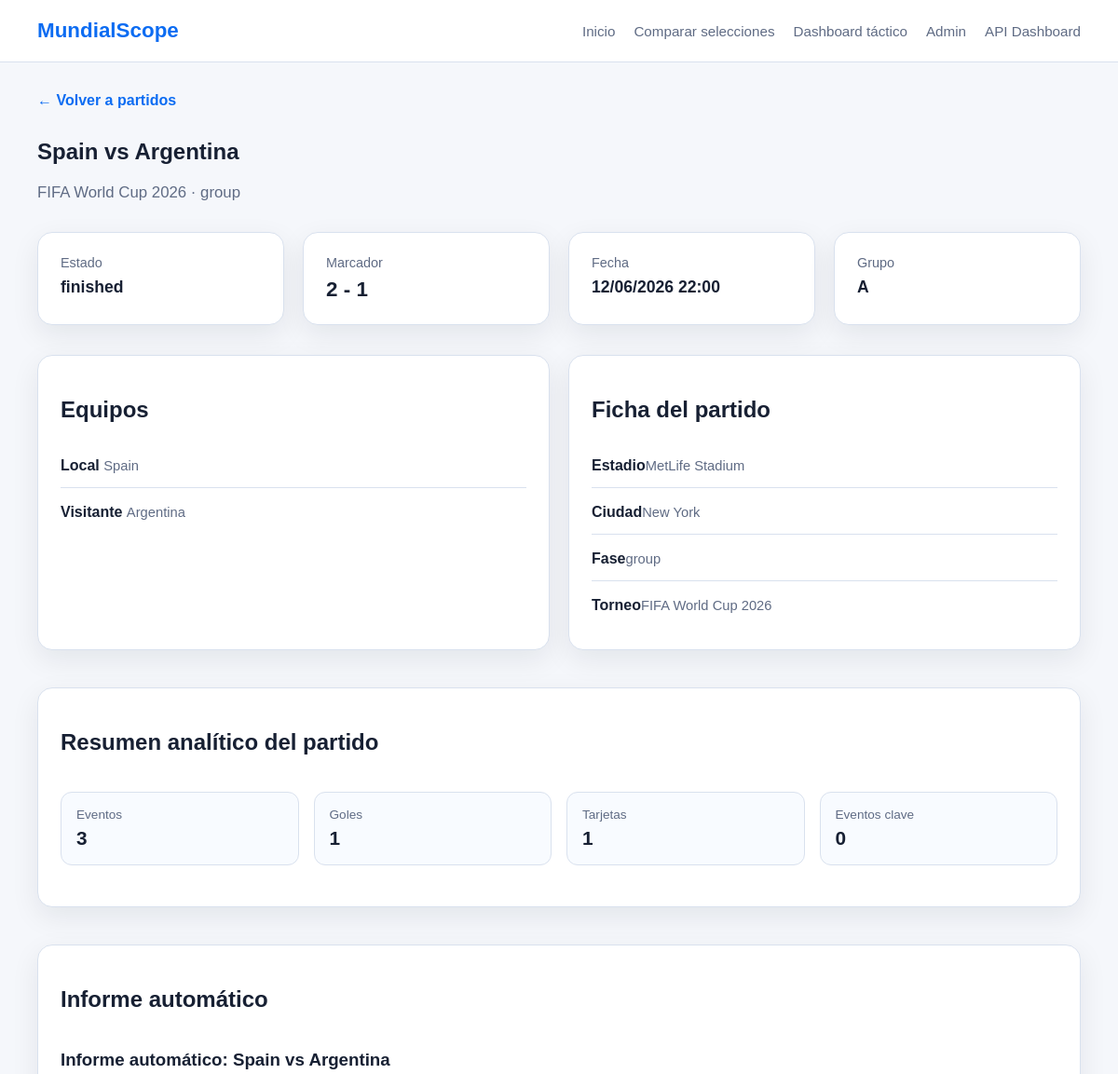
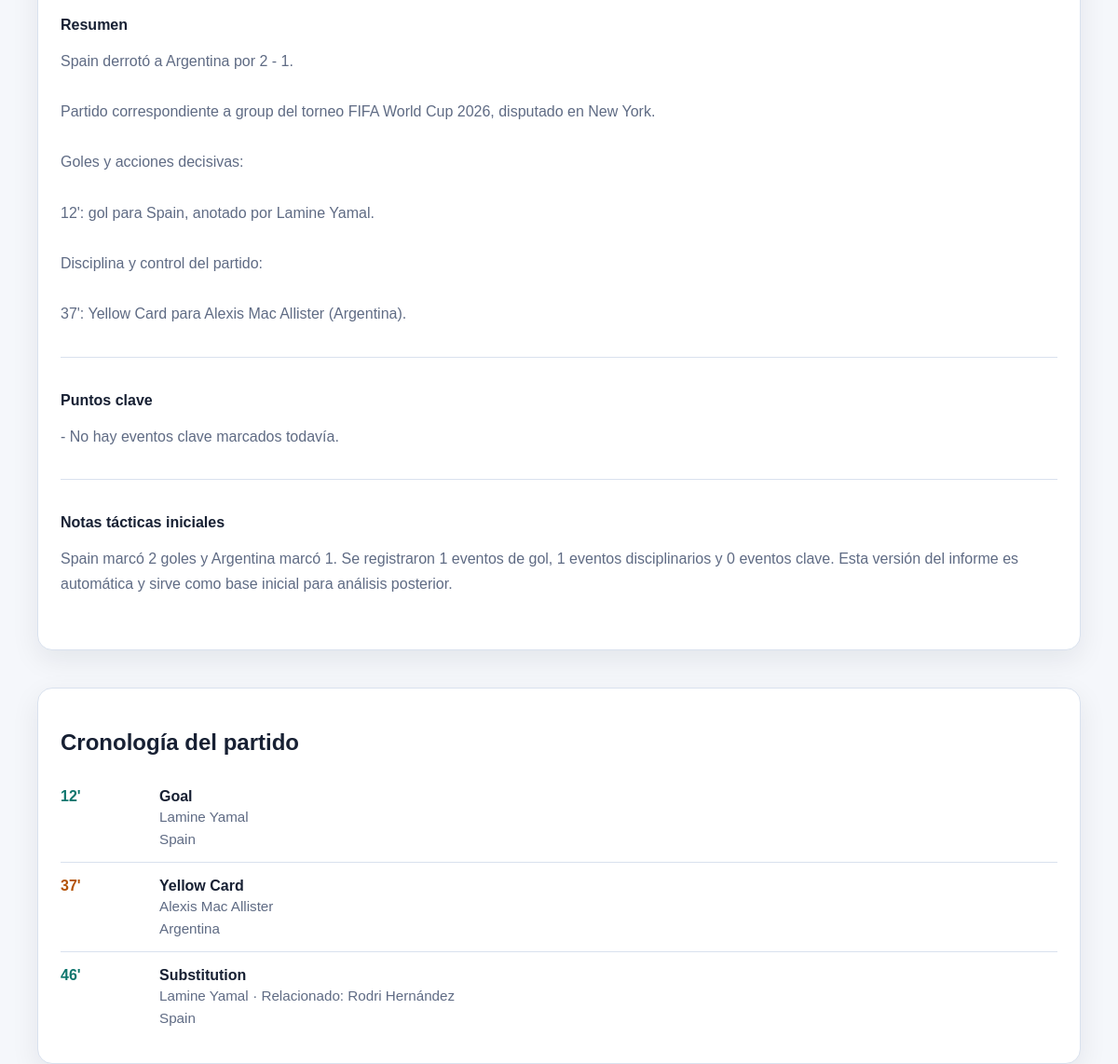
The app's page /matches/1/ with its own data (2 pictures, top to bottom).
### matches/models.py (models this page shows, shortened)
class Match(models.Model):
    class Stage(models.TextChoices):
        GROUP = "group", "Group Stage"
        ROUND_OF_32 = "round_32", "Round of 32"
        ROUND_OF_16 = "round_16", "Round of 16"
        QUARTERFINAL = "quarterfinal", "Quarterfinal"
        SEMIFINAL = "semifinal", "Semifinal"
        THIRD_PLACE = "third_place", "Third Place"
        FINAL = "final", "Final"
    class Status(models.TextChoices):
        SCHEDULED = "scheduled", "Scheduled"
        LIVE = "live", "Live"
        FINISHED = "finished", "Finished"
        POSTPONED = "postponed", "Postponed"
        CANCELLED = "cancelled", "Cancelled"
    tournament = models.ForeignKey(
        "matches.Tournament",
        on_delete=models.CASCADE,
        related_name="matches",
    )
    home_team = models.ForeignKey(
        "teams.Team",
        on_delete=models.CASCADE,
        related_name="home_matches",
    )
    away_team = models.ForeignKey(
        "teams.Team",
        on_delete=models.CASCADE,
        related_name="away_matches",
    )
    stage = models.CharField(max_length=20, choices=Stage.choices)
    group = models.CharField(max_length=1, blank=True)
    match_date = models.DateTimeField()
    stadium = models.CharField(max_length=120, blank=True)
    city = models.CharField(max_length=100, blank=True)
    status = models.CharField(
        max_length=20,
        choices=Status.choices,
        default=Status.SCHEDULED,
    )
    home_score = models.PositiveIntegerField(default=0)
    away_score = models.PositiveIntegerField(default=0)
    class Meta:
        ordering = ["match_date"]

class Tournament(models.Model):
    class TournamentType(models.TextChoices):
        WORLD_CUP = "world_cup", "World Cup"
        QUALIFIERS = "qualifiers", "Qualifiers"
        FRIENDLY = "friendly", "Friendly"
    name = models.CharField(max_length=150)
    year = models.PositiveIntegerField()
    host_country = models.CharField(max_length=100, blank=True)
    tournament_type = models.CharField(
        max_length=20,
        choices=TournamentType.choices,
        default=TournamentType.WORLD_CUP,
    )
    start_date = models.DateField(null=True, blank=True)
    end_date = models.DateField(null=True, blank=True)
    is_active = models.BooleanField(default=False)
    class Meta:
        ordering = ["-year", "name"]
        unique_together = ("name", "year")

class MatchReport(models.Model):
    match = models.OneToOneField(
        "matches.Match",
        on_delete=models.CASCADE,
        related_name="report"
    )
    title = models.CharField(max_length=255)
    slug = models.SlugField(max_length=255, unique=True)
    summary = models.TextField(blank=True)
    key_points = models.TextField(blank=True)
    tactical_notes = models.TextField(blank=True)
    generated_at = models.DateTimeField(auto_now=True)
    is_auto_generated = models.BooleanField(default=True)
    ai_headline = models.CharField(max_length=255, blank=True)
    ai_summary = models.TextField(blank=True)
    ai_tactical_reading = models.TextField(blank=True)
    ai_key_takeaways = models.TextField(blank=True)
    class Meta:
        ordering = ["-generated_at"]

class MatchEvent(models.Model):
    class EventType(models.TextChoices):
        GOAL = "goal", "Goal"
        OWN_GOAL = "own_goal", "Own Goal"
        PENALTY_GOAL = "penalty_goal", "Penalty Goal"
        MISSED_PENALTY = "missed_penalty", "Missed Penalty"
        YELLOW_CARD = "yellow_card", "Yellow Card"
        RED_CARD = "red_card", "Red Card"
        SECOND_YELLOW_RED = "second_yellow_red", "Second Yellow Red"
        SUBSTITUTION = "substitution", "Substitution"
        VAR = "var", "VAR Review"
        INJURY = "injury", "Injury"
        OTHER = "other", "Other"
    match = models.ForeignKey(
        "matches.Match",
        on_delete=models.CASCADE,
        related_name="events"
    )
    team = models.ForeignKey(
        "teams.Team",
        on_delete=models.CASCADE,
        related_name="match_events"
    )
    player = models.ForeignKey(
        "players.Player",
        on_delete=models.SET_NULL,
        null=True,
        blank=True,
        related_name="match_events"
    )
    related_player = models.ForeignKey(
        "players.Player",
        on_delete=models.SET_NULL,
        null=True,
        blank=True,
        related_name="related_match_events"
    )
    minute = models.PositiveIntegerField()
    extra_minute = models.PositiveIntegerField(null=True, blank=True)
    event_type = models.CharField(
        max_length=30,
        choices=EventType.choices
    )
    title = models.CharField(max_length=150, blank=True)
    description = models.TextField(blank=True)
    is_key_event = models.BooleanField(default=False)
    created_at = models.DateTimeField(auto_now_add=True)
    class Meta:
        ordering = ["minute", "extra_minute", "id"]

### teams/models.py (models this page shows, shortened)
class Team(models.Model):
    class Confederation(models.TextChoices):
        UEFA = "UEFA", "UEFA"
        CONMEBOL = "CONMEBOL", "CONMEBOL"
        CONCACAF = "CONCACAF", "CONCACAF"
        CAF = "CAF", "CAF"
        AFC = "AFC", "AFC"
        OFC = "OFC", "OFC"
    name = models.CharField(max_length=100, unique=True)
    fifa_code = models.CharField(max_length=3, unique=True)
    confederation = models.CharField(max_length=10, choices=Confederation.choices)
    coach = models.CharField(max_length=100, blank=True)
    fifa_ranking = models.PositiveIntegerField(null=True, blank=True)
    group = models.CharField(max_length=1, blank=True)
    primary_color = models.CharField(max_length=7, blank=True)
    secondary_color = models.CharField(max_length=7, blank=True)
    is_active = models.BooleanField(default=True)
    class Meta:
        ordering = ["name"]

### players/models.py (models this page shows, shortened)
class Player(models.Model):
    class Position(models.TextChoices):
        GOALKEEPER = "GK", "Goalkeeper"
        DEFENDER = "DF", "Defender"
        MIDFIELDER = "MF", "Midfielder"
        FORWARD = "FW", "Forward"
    team = models.ForeignKey(
        "teams.Team",
        on_delete=models.CASCADE,
        related_name="players",
    )
    first_name = models.CharField(max_length=60)
    last_name = models.CharField(max_length=60)
    shirt_number = models.PositiveIntegerField(null=True, blank=True)
    position = models.CharField(max_length=2, choices=Position.choices)
    date_of_birth = models.DateField(null=True, blank=True)
    club = models.CharField(max_length=100, blank=True)
    market_value = models.DecimalField(max_digits=12, decimal_places=2, null=True, blank=True)
    is_called_up = models.BooleanField(default=True)
    class Meta:
        ordering = ["last_name", "first_name"]
        unique_together = ("team", "shirt_number")

### matches/views.py (the view)
# urls.py: path("<int:pk>/", MatchDetailPageView.as_view(), name="match-page-detail"),
class MatchDetailPageView(DetailView):
    model = Match
    template_name = "matches/match_detail.html"
    context_object_name = "match"
    def get_queryset(self):
        return Match.objects.select_related(
            "tournament",
            "home_team",
            "away_team",
        ).prefetch_related(
            "events",
        )
    def get_context_data(self, **kwargs):
        context = super().get_context_data(**kwargs)
        events = self.object.events.all()
        goal_types = [
            MatchEvent.EventType.GOAL,
            MatchEvent.EventType.PENALTY_GOAL,
            MatchEvent.EventType.OWN_GOAL,
        ]
        card_types = [
            MatchEvent.EventType.YELLOW_CARD,
            MatchEvent.EventType.RED_CARD,
            MatchEvent.EventType.SECOND_YELLOW_RED,
        ]
        context["event_stats"] = {
            "total_events": events.count(),
            "goals": events.filter(event_type__in=goal_types).count(),
            "cards": events.filter(event_type__in=card_types).count(),
            "key_events": events.filter(is_key_event=True).count(),
            "substitutions": events.filter(event_type=MatchEvent.EventType.SUBSTITUTION).count(),
        }
        if self.object.status == Match.Status.FINISHED:
            context["match_report"] = generate_match_report(self.object)
        else:
            context["match_report"] = None
        return context

### templates/matches/match_detail.html (shortened to what this page needs)
{% extends "base.html" %}
{% block content %}
<section class="page-header">
    <a class="back-link" href="{% url 'matches:match-page-list' %}">← Volver a partidos</a>
    <h1>{{ match.home_team.name }} vs {{ match.away_team.name }}</h1>
    <p class="hero-text">
        {{ match.tournament.name }} {{ match.tournament.year }} · {{ match.stage }}
    </p>
</section>
<section class="kpi-grid team-kpis">
    <article class="card kpi-card">
        <span class="kpi-label">Estado</span>
        <strong class="kpi-value small">{{ match.status }}</strong>
    </article>
    <article class="card kpi-card">
        <span class="kpi-label">Marcador</span>
        <strong class="kpi-value">{{ match.home_score }} - {{ match.away_score }}</strong>
    </article>
    <article class="card kpi-card">
        <span class="kpi-label">Fecha</span>
        <strong class="kpi-value small">{{ match.match_date|date:"d/m/Y H:i" }}</strong>
    </article>
    <article class="card kpi-card">
        <span class="kpi-label">Grupo</span>
        <strong class="kpi-value small">{{ match.group|default:"-" }}</strong>
    </article>
</section>
<section class="content-grid team-detail-grid">
    <div class="card">
        <h2>Equipos</h2>
        <ul class="team-list">
            <li>
                <strong>Local</strong>
                <span>
                    <a href="{% url 'teams:team-page-detail' match.home_team.pk %}">
                        {{ match.home_team.name }}
                    </a>
                </span>
            </li>
            <li>
                <strong>Visitante</strong>
                <span>
                    <a href="{% url 'teams:team-page-detail' match.away_team.pk %}">
                        {{ match.away_team.name }}
                    </a>
                </span>
            </li>
        </ul>
    </div>
    <div class="card">
        <h2>Ficha del partido</h2>
        <ul class="team-list">
            <li><strong>Estadio</strong><span>{{ match.stadium|default:"No disponible" }}</span></li>
            <li><strong>Ciudad</strong><span>{{ match.city|default:"No disponible" }}</span></li>
            <li><strong>Fase</strong><span>{{ match.stage }}</span></li>
            <li><strong>Torneo</strong><span>{{ match.tournament.name }} {{ match.tournament.year }}</span></li>
        </ul>
    </div>
</section>
<section class="card standings-section">
    <div class="section-header">
        <h2>Resumen analítico del partido</h2>
    </div>
    <div class="stats-grid">
        <div class="stat-box">
            <span>Eventos</span>
            <strong>{{ event_stats.total_events }}</strong>
        </div>
        <div class="stat-box">
            <span>Goles</span>
            <strong>{{ event_stats.goals }}</strong>
        </div>
        <div class="stat-box">
            <span>Tarjetas</span>
            <strong>{{ event_stats.cards }}</strong>
        </div>
        <div class="stat-box">
            <span>Eventos clave</span>
            <strong>{{ event_stats.key_events }}</strong>
        </div>
    </div>
</section>
<section class="card standings-section">
    <div class="section-header">
        <h2>Informe automático</h2>
    </div>
    {% if match_report %}
        <div class="report-block">
            <h3>{{ match_report.title }}</h3>
            <div class="report-section">
                <h4>Resumen</h4>
                <p>{{ match_report.summary|linebreaksbr }}</p>
            </div>
            <div class="report-section">
                <h4>Puntos clave</h4>
                <p>{{ match_report.key_points|linebreaksbr }}</p>
            </div>
            <div class="report-section">
                <h4>Notas tácticas iniciales</h4>
                <p>{{ match_report.tactical_notes|linebreaksbr }}</p>
            </div>
        </div>
    {% else %}
        <p>El informe automático se generará cuando el partido esté finalizado.</p>
    {% endif %}
</section>
<section class="card">
    <h2>Cronología del partido</h2>
    {% if match.events.all %}
        <ul class="event-timeline">
            {% for event in match.events.all %}
                <li class="event-row {% if event.team_id == match.home_team_id %}home-event{% else %}away-event{% endif %}">
                    <div class="event-minute">
                        {{ event.minute }}{% if event.extra_minute %}+{{ event.extra_minute }}{% endif %}'
                    </div>
                    <div class="event-content">
                        <strong>{{ event.get_event_type_display }}</strong>
                        {% if event.player %}
                            <span>{{ event.player.first_name }} {{ event.player.last_name }}</span>
                        {% endif %}
                        {% if event.related_player %}
                            <span> · Relacionado: {{ event.related_player.first_name }} {{ event.related_player.last_name }}</span>
                        {% endif %}
                        <div class="event-meta">
                            <span>{{ event.team.name }}</span>
                        </div>
                    </div>
                </li>
            {% endfor %}
        </ul>
    {% else %}
        <p>No hay eventos registrados todavía para este partido.</p>
    {% endif %}
</section>
{% endblock %}

### records on screen
Match: home_team.name "Spain", away_team.name "Argentina", tournament.name "FIFA World Cup", tournament.year "2026", stage "group", status "finished", home_score "2", away_score "1", match_date "12/06/2026 22:00", group "A", stadium "MetLife Stadium", city "New York"
MatchReport: title "Informe automático: Spain vs Argentina", summary "Spain derrotó a Argentina por 2 - 1. Partido correspondiente a group del torneo FIFA World Cup 2026, disputado en New York. Goles y acciones decisivas: 12': gol para Spain, anotado por Lamine Yamal. Disciplina y control del partido: 37': Yellow Card para Alexis Mac Allister (Argentina).", key_points "- No hay eventos clave marcados todavía.", tactical_notes "Spain marcó 2 goles y Argentina marcó 1. Se registraron 1 eventos de gol, 1 eventos disciplinarios y 0 eventos clave. Esta versión del informe es automática y sirve como base inicial para análisis posterior."
MatchEvent: minute "12", event_type "Goal", player.first_name "Lamine", player.last_name "Yamal", team.name "Spain"
MatchEvent: minute "37", event_type "Yellow Card", player.first_name "Alexis", player.last_name "Mac Allister", team.name "Argentina"
MatchEvent: minute "46", event_type "Substitution", player.first_name "Lamine", player.last_name "Yamal", related_player.first_name "Rodri", related_player.last_name "Hernández", team.name "Spain"

### other values on screen
{{ event_stats.total_events }} "3"
{{ event_stats.goals }} "1"
{{ event_stats.cards }} "1"
{{ event_stats.key_events }} "0"
